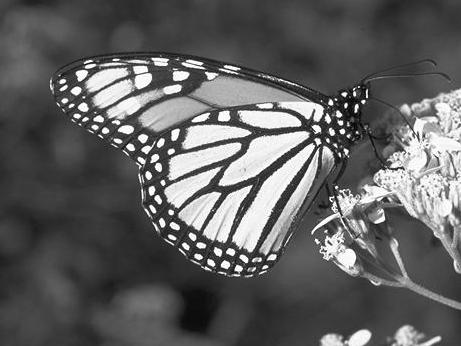
#> input picture butterfly.jpg, 461 x 346 px
$ python convolution.py
#> lines starting #> are read from the running program, lines starting #| are printed output that depends on the picture
### morlet_test2.py
import numpy as np
import cmath

#parameters for morlet functions
sigmas = [1, 3, 6]
thetas = [0, np.pi/6, np.pi/4, np.pi/3, np.pi/2, np.pi*2/3, np.pi*3/4, np.pi*5/6]

# we need to plot two graphs, a real and an imiginary. the morlet function returns a complex number so we need to extract the real and imiginary
# from that function thus the morlet real and imiginary. in order to do that function we need c1 and c2 then we can do that function for each pixel
# the morlet function is a complex function that taat returns a complex number,
# it takes a complex number which is rewritten from e^i etc to cos(something) + i sin(something)

#define the morlet function that return the real part
def morlet_real(x, y, sig, theta, C1, C2):
    # set variables
    cosTheta = np.cos(theta)
    sinTheta = np.sin(theta)
    pie = np.pi
    # one peak morlet wave function with greek letter equal to 4
    exponentOfEInsideBrackets = (pie / (2 * sig)) * ((x * cosTheta) + (y * sinTheta))
    exponentOfEOutsideBrackets = -(x**2 + y**2)/ (2 * sig**2)

    #morlet wave function
    #cmath.rect(r, phi) Return the complex number x with polar coordinates r and phi.
    z = C1 / sig * (cmath.rect(1, exponentOfEInsideBrackets) - C2) * np.exp(exponentOfEOutsideBrackets)
    return z.real


#define the morlet function that return the imaginary part
# [13 lines left out: function morlet_imag, not called in this run]


#finds the constants c2
def find_c2(xymin, xymax, sig, theta):
    numerator = 0
    denominator = 0
    cosine = np.cos
    cosineTheta = np.cos(theta)
    sineTheta = np.sin(theta)
    pie = np.pi
    for x in range(xymin, xymax+1, 1):
        for y in range( xymin, xymax+1, 1):
            numerator = numerator + (cosine((pie / (2 * sig)) * ((x * cosineTheta) + (y * sineTheta))) * np.exp(-(x**2 + y**2)/(2 * sig**2)))
            denominator = denominator + (np.exp(-(x**2 + y**2)/(2 * sig**2)))

    C2 = numerator/denominator
    return C2


#finds the constant c1
def find_c1(xymin, xymax, sig, theta, C2):
    Z = 0
    pie = np.pi
    cosTheta = np.cos(theta)
    sinTheta = np.sin(theta)
    cosine = np.cos

    for x in range(xymin, xymax+1, 1):
        for y in range( xymin, xymax+1, 1):
            Z = Z + (1 - 2* C2 * cosine(pie/(2*sig) * ((x * cosTheta) + (y * sinTheta))) + C2**2) * np.exp((-(x**2 + y**2)/sig**2))
    C1 = 1/np.sqrt(Z)

    return C1


#plot the morlet function for the real
def morletMatrix_real(xymin, xymax, sig, theta):

    #find c1 and c2
    C2 = find_c2(xymin, xymax, sig, theta)
    C1 = find_c1(xymin, xymax, sig, theta, C2)

    #define grid over which the function should be plotted
    xx, yy = np.meshgrid(np.linspace(xymin, xymax, 33),np.linspace(xymin, xymax, 33))

    # fill a matrix with the morlet function values
    zz= np.zeros(xx.shape)
    for i in range(yy.shape[0]):
        for j in range(xx.shape[0]):
            zz[i,j] = morlet_real(xx[i,j], yy[i,j], sig, theta, C1, C2)

    return zz

# plot morlet function for imiginary
# [16 lines left out: function morletMatrix_imag, not called in this run]

# morletMatrix_imag(33,33,1,0)

### convolution.py

import numpy as np
from scipy import signal
from scipy.ndimage import imread
import matplotlib.pyplot as plt
import matplotlib.image as mpimg
import morlet_test2 as morlet


sigma= [1, 3, 6]
theta = [0, np.pi/6, np.pi/4, np.pi/3, np.pi/2, np.pi*2/3, np.pi*3/4, np.pi*5/6]


b_img = imread("butterfly.jpg", True)
#> b_img: shape (346, 461) float32; min 0, max 255, mean 96.6
c_img= imread("noise.circle.jpg", True)
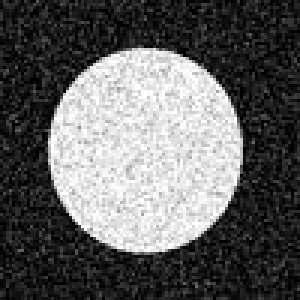
#> input picture noise.circle.jpg, 100 x 100 px (shown 3 times larger)
#> c_img: shape (100, 100) float32; min 0, max 255, mean 96.6


for i in range(0, 3, 1):
    for j in range(0, 6, 1):
        print(i)
        print (j)
        kernel = morlet.morletMatrix_real(-16, 16, sigma[i],theta[j])
        conv = signal.convolve2d(c_img, kernel, boundary='symm', mode='same')
        plt.figure()
        plt.imshow(np.absolute(conv), cmap = 'gray')
        plt.savefig("real_circle_sig{0}_theta{1}".format(sigma[i],j))
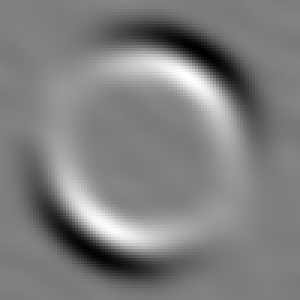
#> conv: shape (100, 100) float64 (shown 3 times larger); min -111, max 111.7, mean 0; drawn with min black and max white
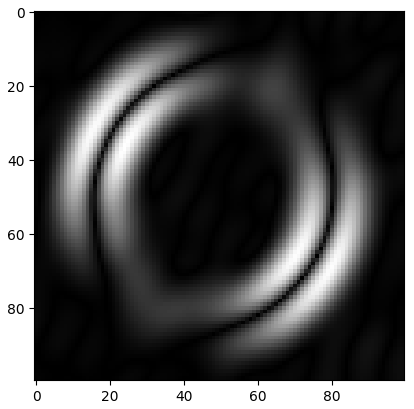
#> figure drawn by matplotlib, 1 panel
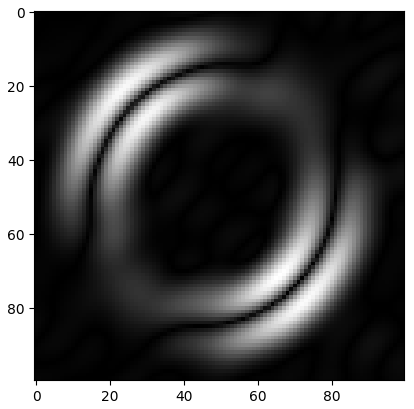
#> figure drawn by matplotlib, 1 panel
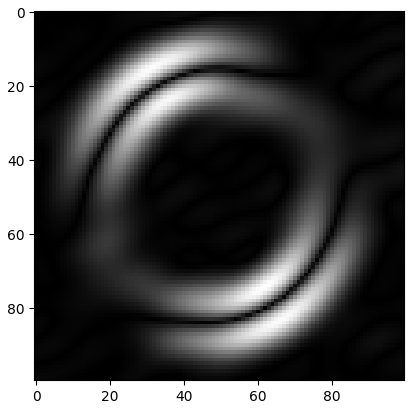
#> figure drawn by matplotlib, 1 panel
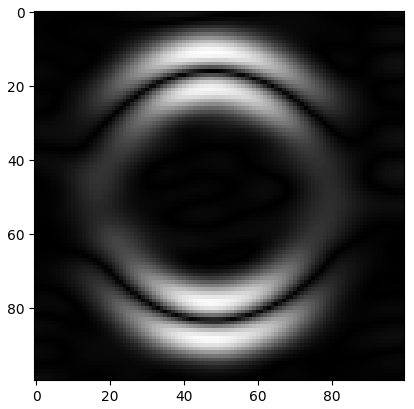
#> figure drawn by matplotlib, 1 panel
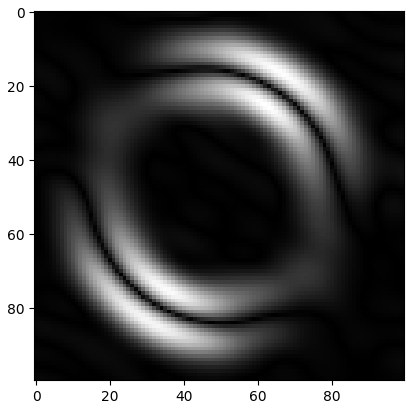
#> figure drawn by matplotlib, 1 panel
